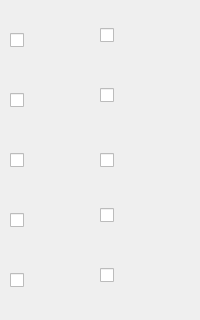
      <widget class="QWidget" name="insectTab">
       <attribute name="title">
        <string>Bugs</string>
       </attribute>
       <widget class="QCheckBox" name="butterflyChkBox">
        <property name="geometry">
         <rect>
          <x>10</x>
          <y>250</y>
          <width>81</width>
          <height>61</height>
         </rect>
        </property>
        <property name="icon">
         <iconset resource="../resources/resources.qrc">
          <normaloff>:/bugs/BlessedButterfly</normaloff>:/bugs/BlessedButterfly</iconset>
        </property>
        <property name="iconSize">
         <size>
          <width>64</width>
          <height>64</height>
         </size>
        </property>
       </widget>
       <widget class="QCheckBox" name="mantisChkBox">
        <property name="geometry">
         <rect>
          <x>10</x>
          <y>130</y>
          <width>81</width>
          <height>61</height>
         </rect>
        </property>
        <property name="icon">
         <iconset resource="../resources/resources.qrc">
          <normaloff>:/bugs/LoftMantis</normaloff>:/bugs/LoftMantis</iconset>
        </property>
        <property name="iconSize">
         <size>
          <width>64</width>
          <height>64</height>
         </size>
        </property>
       </widget>
       <widget class="QCheckBox" name="grassHopperChkBox">
        <property name="geometry">
         <rect>
          <x>10</x>
          <y>10</y>
          <width>81</width>
          <height>61</height>
         </rect>
        </property>
        <property name="text">
         <string/>
        </property>
        <property name="icon">
         <iconset resource="../resources/resources.qrc">
          <normaloff>:/bugs/FaronGrasshopper</normaloff>:/bugs/FaronGrasshopper</iconset>
        </property>
        <property name="iconSize">
         <size>
          <width>64</width>
          <height>64</height>
         </size>
        </property>
       </widget>
       <widget class="QCheckBox" name="ladybugChkBox">
        <property name="geometry">
         <rect>
          <x>10</x>
          <y>190</y>
          <width>81</width>
          <height>61</height>
         </rect>
        </property>
        <property name="icon">
         <iconset resource="../resources/resources.qrc">
          <normaloff>:/bugs/VolcanicLadyBug</normaloff>:/bugs/VolcanicLadyBug</iconset>
        </property>
        <property name="iconSize">
         <size>
          <width>64</width>
          <height>64</height>
         </size>
        </property>
       </widget>
       <widget class="QCheckBox" name="rhinoBeetleChkBox">
        <property name="geometry">
         <rect>
          <x>10</x>
          <y>70</y>
          <width>81</width>
          <height>61</height>
         </rect>
        </property>
        <property name="icon">
         <iconset resource="../resources/resources.qrc">
          <normaloff>:/bugs/WoodlandRhinoBeetle</normaloff>:/bugs/WoodlandRhinoBeetle</iconset>
        </property>
        <property name="iconSize">
         <size>
          <width>64</width>
          <height>64</height>
         </size>
        </property>
       </widget>
       <widget class="QCheckBox" name="checkBox_3">
        <property name="geometry">
         <rect>
          <x>100</x>
          <y>10</y>
          <width>91</width>
          <height>51</height>
         </rect>
        </property>
        <property name="icon">
         <iconset resource="../resources/resources.qrc">
          <normaloff>:/bugs/GerudoDragonfly</normaloff>:/bugs/GerudoDragonfly</iconset>
        </property>
        <property name="iconSize">
         <size>
          <width>64</width>
          <height>64</height>
         </size>
        </property>
       </widget>
       <widget class="QCheckBox" name="checkBox_4">
        <property name="geometry">
         <rect>
          <x>100</x>
          <y>70</y>
          <width>91</width>
          <height>51</height>
         </rect>
        </property>
        <property name="icon">
         <iconset resource="../resources/resources.qrc">
          <normaloff>:/bugs/SkyStagBeetle</normaloff>:/bugs/SkyStagBeetle</iconset>
        </property>
        <property name="iconSize">
         <size>
          <width>64</width>
          <height>64</height>
         </size>
        </property>
       </widget>
       <widget class="QCheckBox" name="checkBox_5">
        <property name="geometry">
         <rect>
          <x>100</x>
          <y>130</y>
          <width>91</width>
          <height>61</height>
         </rect>
        </property>
        <property name="text">
         <string/>
        </property>
        <property name="icon">
         <iconset resource="../resources/resources.qrc">
          <normaloff>:/bugs/EldinRoller</normaloff>:/bugs/EldinRoller</iconset>
        </property>
        <property name="iconSize">
         <size>
          <width>64</width>
          <height>64</height>
         </size>
        </property>
       </widget>
       <widget class="QCheckBox" name="checkBox_6">
        <property name="geometry">
         <rect>
          <x>100</x>
          <y>190</y>
          <width>91</width>
          <height>51</height>
         </rect>
        </property>
        <property name="icon">
         <iconset resource="../resources/resources.qrc">
          <normaloff>:/bugs/LanayruAnt</normaloff>:/bugs/LanayruAnt</iconset>
        </property>
        <property name="iconSize">
         <size>
          <width>64</width>
          <height>64</height>
         </size>
        </property>
       </widget>
       <widget class="QCheckBox" name="checkBox_7">
        <property name="geometry">
         <rect>
          <x>100</x>
          <y>250</y>
          <width>91</width>
          <height>51</height>
         </rect>
        </property>
        <property name="icon">
         <iconset resource="../resources/resources.qrc">
          <normaloff>:/bugs/DekuHornet</normaloff>:/bugs/DekuHornet</iconset>
        </property>
        <property name="iconSize">
         <size>
          <width>64</width>
          <height>64</height>
         </size>
        </property>
       </widget>
      </widget>
